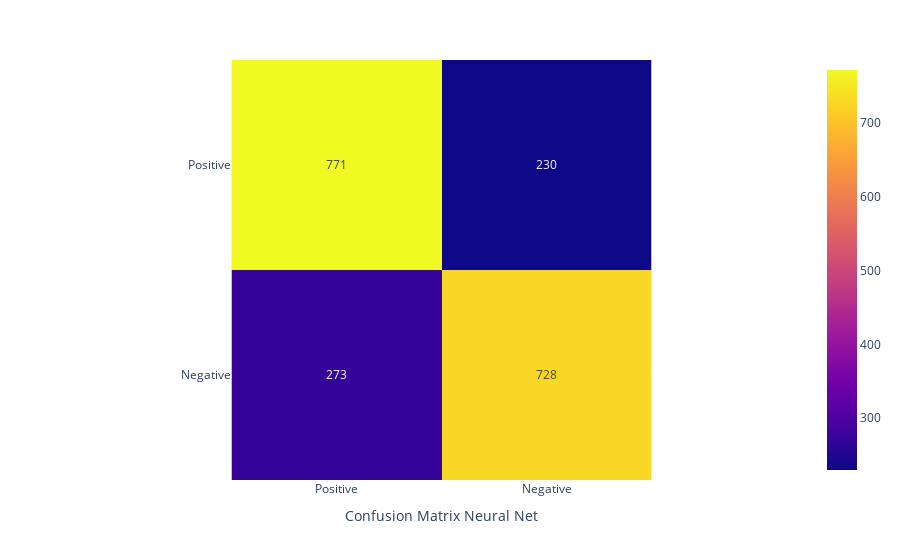

Notebook source saved alongside this figure:
### Code cell
confusion_matrix = metrics.confusion_matrix(satLabelsTest, predictions)
px.imshow(
    confusion_matrix, text_auto=True,
    labels=dict(x="Confusion Matrix Neural Net"),
    x=['Positive', 'Negative'],
    y=['Positive', 'Negative']
)

### Figure 1 — Plotly figure (JSON) as saved in the notebook; plotly's stock layout.template omitted (floating-point values rounded to 4 significant figures)
{"data": [{"coloraxis": "coloraxis", "hovertemplate": "Confusion Matrix Neural Net: %{x}<br>y: %{y}<br>color: %{z}<extra></extra>", "name": "0", "texttemplate": "%{z}", "type": "heatmap", "x": ["Positive", "Negative"], "xaxis": "x", "y": ["Positive", "Negative"], "yaxis": "y", "z": [[771, 230], [273, 728]]}], "layout": {"coloraxis": {"colorscale": [[0, "#0d0887"], [0.1111, "#46039f"], [0.2222, "#7201a8"], [0.3333, "#9c179e"], [0.4444, "#bd3786"], [0.5556, "#d8576b"], [0.6667, "#ed7953"], [0.7778, "#fb9f3a"], [0.8889, "#fdca26"], [1, "#f0f921"]]}, "margin": {"t": 60}, "xaxis": {"anchor": "y", "constrain": "domain", "domain": [0, 1], "scaleanchor": "y", "title": {"text": "Confusion Matrix Neural Net"}}, "yaxis": {"anchor": "x", "autorange": "reversed", "constrain": "domain", "domain": [0, 1]}}}
